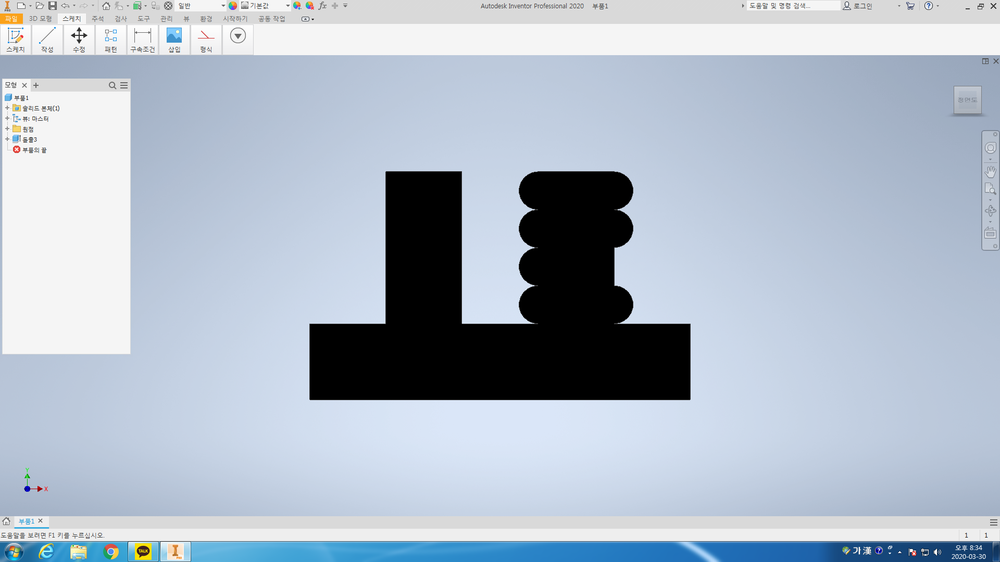
#> input picture failure_find+excel/sample/modified_03.png, 1000 x 562 px, shrunk from 1920 x 1080 before the run, found by its file name
$ python gauss_otsu_ex.py
#> lines starting #> are read from the running program, lines starting #| are printed output that depends on the picture; after the words box and inside, x2 and y2 are one past the last pixel; in counts of white or black regions, pixels touching at a corner belong together
import numpy as np
import cv2
from matplotlib import pyplot as plt

img_source = cv2.imread('C:/Users/HSWB/Desktop/edge_detector/sample/modified_03.png', cv2.IMREAD_GRAYSCALE)
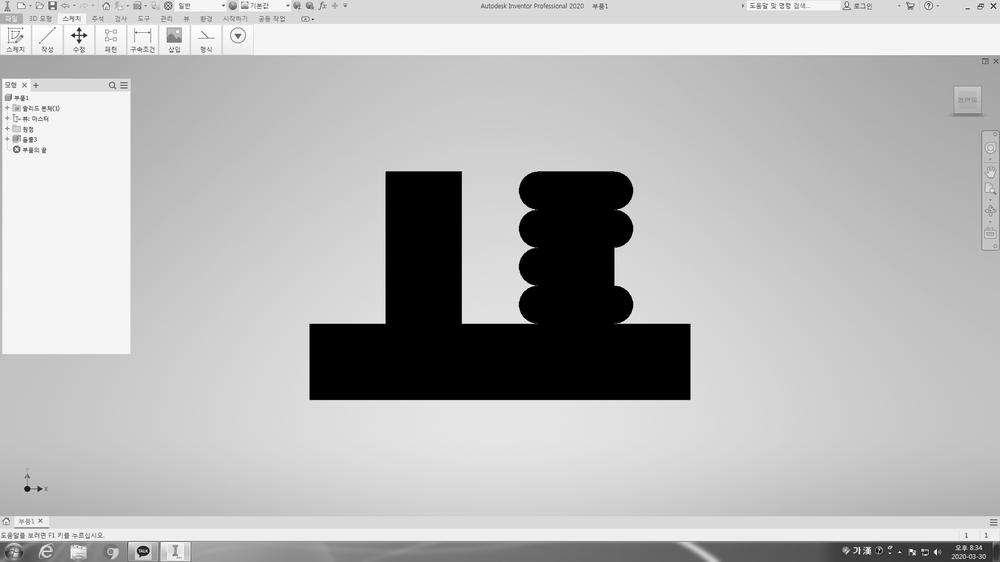
#> img_source: shape (562, 1000); min 0, max 255, mean 183.9

ret,img_result1 = cv2.threshold(img_source, 127, 255, cv2.THRESH_BINARY)
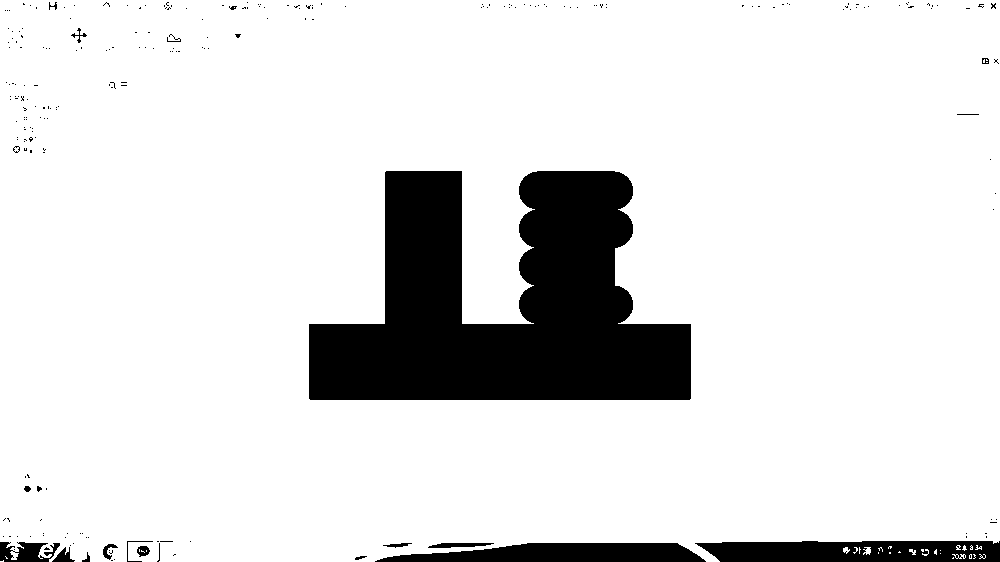
#> img_result1: shape (562, 1000); 87.7% white; 234 black regions (212 under 20 px), largest, box (x1, y1, x2, y2) and area: (309, 171, 691, 400) 56489, (695, 541, 1000, 562) 5632, (375, 543, 706, 562) 4703

ret, img_result2 = cv2.threshold(img_source, 0, 255, cv2.THRESH_BINARY+cv2.THRESH_OTSU)
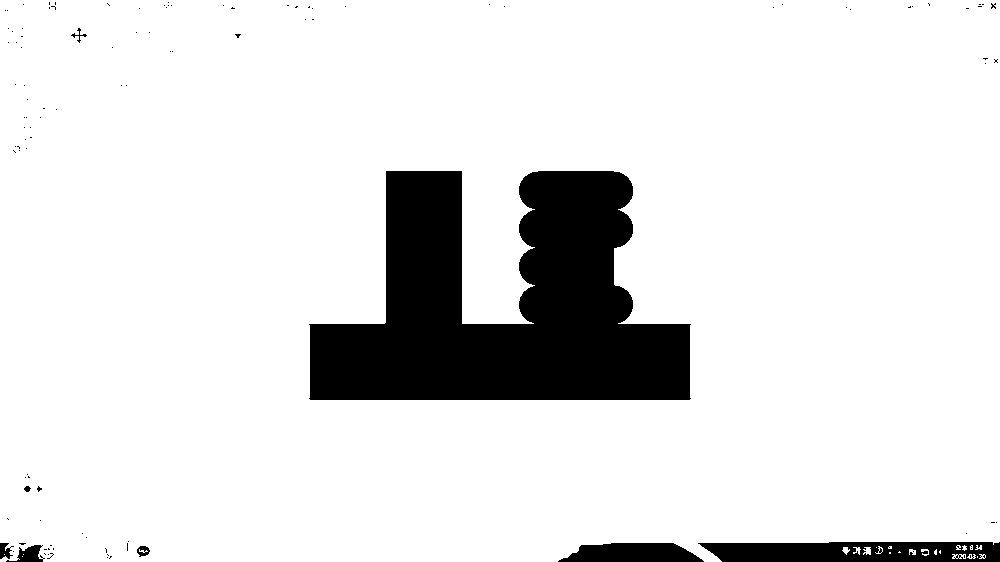
#> img_result2: shape (562, 1000); 88.5% white; 110 black regions (102 under 20 px), largest, box (x1, y1, x2, y2) and area: (309, 171, 691, 400) 56136, (698, 542, 1000, 562) 5243, (558, 543, 704, 562) 2178
#> ret = 108

img_blur = cv2.GaussianBlur(img_source, (3, 3), 0)
ret, img_result3 = cv2.threshold(img_blur, 0, 255, cv2.THRESH_BINARY+cv2.THRESH_OTSU)
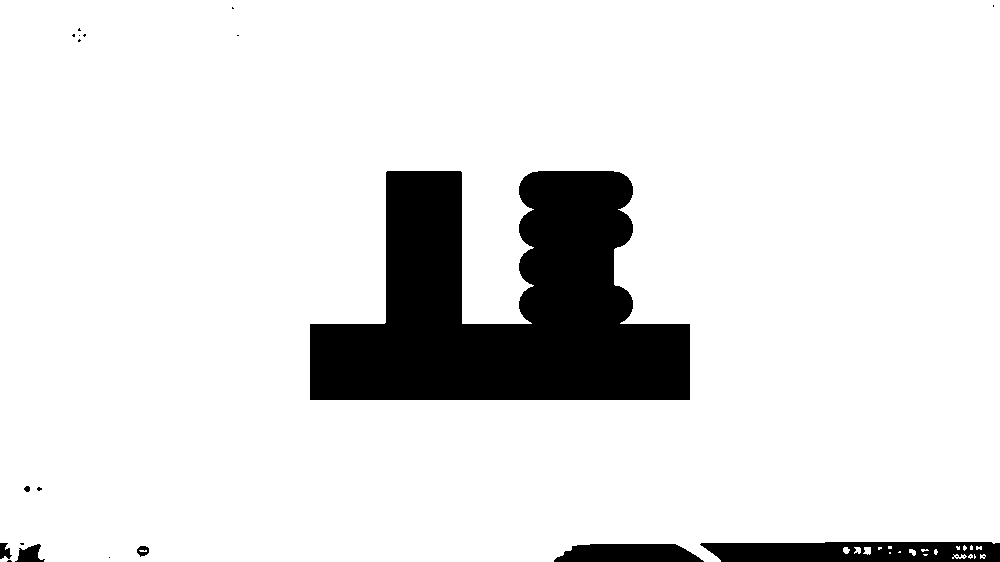
#> img_result3: shape (562, 1000); 88.6% white; 22 black regions (15 under 20 px), largest, box (x1, y1, x2, y2) and area: (310, 171, 690, 400) 56129, (700, 542, 1000, 562) 5271, (554, 544, 704, 562) 2257
#> ret = 109


cv2.imshow("SOURCE", img_source)
cv2.imshow("THRESH_BINARY", img_result1)
cv2.imshow("THRESH_OTSU", img_result2)
cv2.imshow("THRESH_OTSU + Gaussian filtering", img_result3)

cv2.waitKey(0)
cv2.destroyAllWindows()
